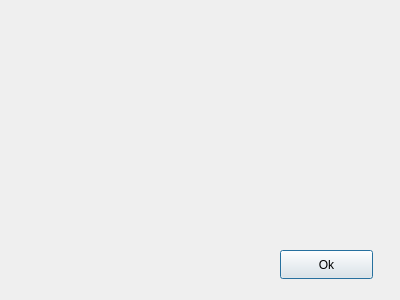
<?xml version="1.0" encoding="UTF-8"?>
<ui version="4.0">
 <class>help_dialog</class>
 <widget class="QDialog" name="help_dialog">
  <property name="geometry">
   <rect>
    <x>0</x>
    <y>0</y>
    <width>400</width>
    <height>300</height>
   </rect>
  </property>
  <property name="windowTitle">
   <string>Dialog</string>
  </property>
  <widget class="QPushButton" name="pushButton">
   <property name="geometry">
    <rect>
     <x>280</x>
     <y>250</y>
     <width>93</width>
     <height>29</height>
    </rect>
   </property>
   <property name="text">
    <string>Ok</string>
   </property>
  </widget>
 </widget>
 <resources/>
 <connections/>
</ui>
